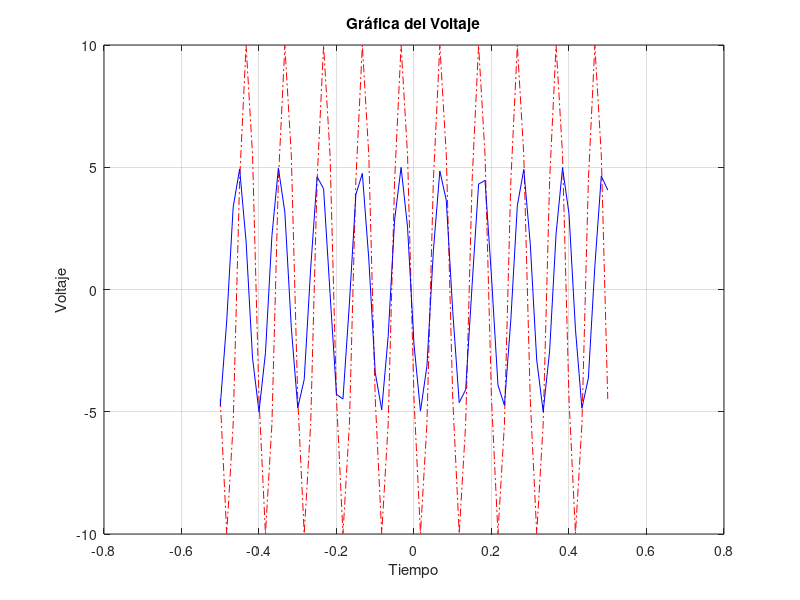

Recreate this plot in MATLAB.
t=-0.5:1/60:0.5; 
%Como el T = 1/f, entonces 1/9.55=0.1 
%por este motivo he dejado el t de 0 a 0.5
f = 50; 
pha=-90; 
V=10;
x = V*cos(2*pi*f*t + pha); 
plot(t,x,'r-.');
hold on 
y=5*cos(60*t+90);
plot(t,y,'b');
hold off
grid on
title('Gráfica del Voltaje')
xlabel('Tiempo')
ylabel('Voltaje')
